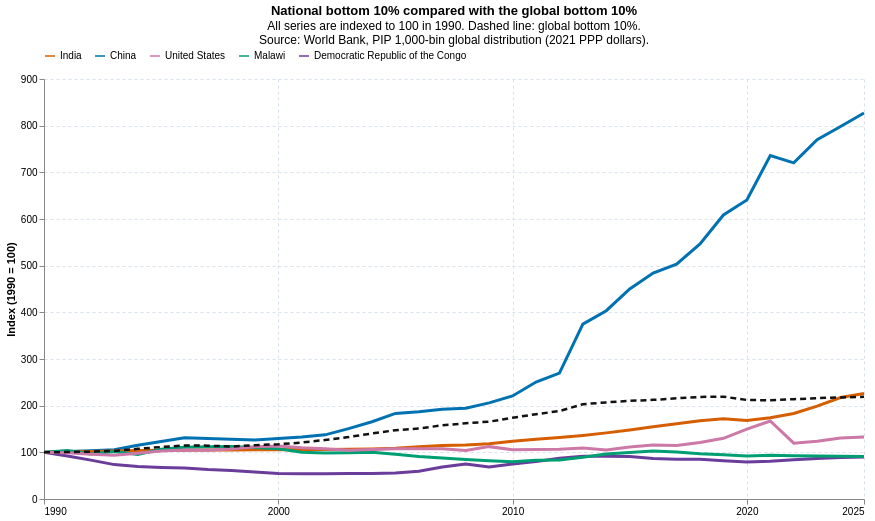

Source (notebook cell):
### Markdown cell above
## Idea. The national bottom 10%

This visualization compares the mean welfare of the poorest 10% within India, China, the United States, and Malawi. Each country is indexed to 100 in 1990, so the chart shows whether the poorest group in each country improved at a similar pace over time.

This is a country-level comparison, not a comparison of the global deciles above.

### Code cell
country_codes = {
    'IND': 'India',
    'CHN': 'China',
    'USA': 'United States',
    'MWI': 'Malawi',
    'COD': 'Democratic Republic of the Congo',
}

country_bottom10 = (
    bins[
        bins['code'].isin(country_codes)
        & bins['year'].between(START_YEAR, END_YEAR)
        & bins['quantile'].le(100)
    ]
    .groupby(['code', 'year'], as_index=False)
    .agg(bottom10_welfare=('welf_b', 'mean'))
)
country_bottom10['country'] = country_bottom10['code'].map(country_codes)

country_base = (
    country_bottom10[country_bottom10['year'] == START_YEAR]
    .set_index('code')['bottom10_welfare']
)
country_bottom10['index_1990'] = (
    100 * country_bottom10['bottom10_welfare']
    / country_bottom10['code'].map(country_base)
)

global_bottom10 = deciles[deciles['decile'] == 1][['year', 'mean_welf']].copy()
global_base = global_bottom10.set_index('year')['mean_welf'].loc[START_YEAR]
global_bottom10['index_1990'] = 100 * global_bottom10['mean_welf'] / global_base

country_colors = {
    'India': '#D55E00',
    'China': '#0072B2',
    'United States': '#CC79A7',
    'Malawi': '#009E73',
    'Democratic Republic of the Congo': '#6A3D9A',
}
country_order = list(country_colors)

country_lines = alt.Chart(country_bottom10).mark_line(strokeWidth=3).encode(
    x=alt.X(
        'year:Q',
        title=None,
        scale=alt.Scale(domain=[START_YEAR, END_YEAR]),
        axis=alt.Axis(format='d', values=YEAR_TICKS),
    ),
    y=alt.Y(
        'index_1990:Q',
        title='Index (1990 = 100)',
        scale=alt.Scale(zero=False),
    ),
    color=alt.Color(
        'country:N',
        title=None,
        scale=alt.Scale(domain=country_order, range=list(country_colors.values())),
        legend=alt.Legend(orient='top'),
    ),
    tooltip=[
        alt.Tooltip('year:O', title='Year'),
        alt.Tooltip('country:N', title='Country'),
        alt.Tooltip('bottom10_welfare:Q', title='National bottom 10% welfare', format='.2f'),
        alt.Tooltip('index_1990:Q', title='Index', format='.1f'),
    ],
)

global_line = alt.Chart(global_bottom10).mark_line(
    color='#111111',
    strokeDash=[6, 4],
    strokeWidth=2.5,
).encode(
    x=alt.X('year:Q'),
    y=alt.Y('index_1990:Q'),
    tooltip=[
        alt.Tooltip('year:O', title='Year'),
        alt.Tooltip('mean_welf:Q', title='Global bottom 10% welfare', format='.2f'),
        alt.Tooltip('index_1990:Q', title='Global index', format='.1f'),
    ],
)

country_chart = (
    (country_lines + global_line)
    .properties(
        width=820,
        height=420,
        title=alt.TitleParams(
            'National bottom 10% compared with the global bottom 10%',
            subtitle=['All series are indexed to 100 in 1990. Dashed line: global bottom 10%.', SOURCE],
        ),
    )
    .configure_view(stroke=None)
    .configure_axis(grid=True, gridColor='#d9e2ec', gridDash=[3, 3])
)

country_chart.save(str(FIG_DIR / 'national_bottom10_index.png'), scale_factor=2)
country_chart

### Figure 1 — Vega-Lite specification as saved in the notebook (floating-point values rounded to 4 significant figures; data arrays with more than 128 entries replaced by an {"elided": "..."} marker saying what was removed)
{"config": {"view": {"continuousWidth": 300, "continuousHeight": 300, "stroke": null}, "axis": {"grid": true, "gridColor": "#d9e2ec", "gridDash": [3, 3]}}, "layer": [{"data": {"name": "data-0507d8684f76c8c0de72cd87556c34ea"}, "mark": {"type": "line", "strokeWidth": 3}, "encoding": {"color": {"field": "country", "legend": {"orient": "top"}, "scale": {"domain": ["India", "China", "United States", "Malawi", "Democratic Republic of the Congo"], "range": ["#D55E00", "#0072B2", "#CC79A7", "#009E73", "#6A3D9A"]}, "title": null, "type": "nominal"}, "tooltip": [{"field": "year", "title": "Year", "type": "ordinal"}, {"field": "country", "title": "Country", "type": "nominal"}, {"field": "bottom10_welfare", "format": ".2f", "title": "National bottom 10% welfare", "type": "quantitative"}, {"field": "index_1990", "format": ".1f", "title": "Index", "type": "quantitative"}], "x": {"axis": {"format": "d", "values": [1990, 2000, 2010, 2020, 2025]}, "field": "year", "scale": {"domain": [1990, 2025]}, "title": null, "type": "quantitative"}, "y": {"field": "index_1990", "scale": {"zero": false}, "title": "Index (1990 = 100)", "type": "quantitative"}}}, {"data": {"name": "data-a5fab0d8072b64e2929d9cff0ab66791"}, "mark": {"type": "line", "color": "#111111", "strokeDash": [6, 4], "strokeWidth": 2.5}, "encoding": {"tooltip": [{"field": "year", "title": "Year", "type": "ordinal"}, {"field": "mean_welf", "format": ".2f", "title": "Global bottom 10% welfare", "type": "quantitative"}, {"field": "index_1990", "format": ".1f", "title": "Global index", "type": "quantitative"}], "x": {"field": "year", "type": "quantitative"}, "y": {"field": "index_1990", "type": "quantitative"}}}], "height": 420, "title": {"text": "National bottom 10% compared with the global bottom 10%", "subtitle": ["All series are indexed to 100 in 1990. Dashed line: global bottom 10%.", "Source: World Bank, PIP 1,000-bin global distribution (2021 PPP dollars)."]}, "width": 820, "$schema": "https://vega.github.io/schema/vega-lite/v6.4.1.json", "datasets": {"data-0507d8684f76c8c0de72cd87556c34ea": {"elided": "180 records"}, "data-a5fab0d8072b64e2929d9cff0ab66791": [{"year": 1990, "mean_welf": 0.8944, "index_1990": 100.0}, {"year": 1991, "mean_welf": 0.8999, "index_1990": 100.6}, {"year": 1992, "mean_welf": 0.9082, "index_1990": 101.5}, {"year": 1993, "mean_welf": 0.922, "index_1990": 103.1}, {"year": 1994, "mean_welf": 0.9618, "index_1990": 107.5}, {"year": 1995, "mean_welf": 0.9961, "index_1990": 111.4}, {"year": 1996, "mean_welf": 1.026, "index_1990": 114.8}, {"year": 1997, "mean_welf": 1.022, "index_1990": 114.3}, {"year": 1998, "mean_welf": 1.004, "index_1990": 112.3}, {"year": 1999, "mean_welf": 1.032, "index_1990": 115.4}, {"year": 2000, "mean_welf": 1.05, "index_1990": 117.3}, {"year": 2001, "mean_welf": 1.082, "index_1990": 120.9}, {"year": 2002, "mean_welf": 1.132, "index_1990": 126.5}, {"year": 2003, "mean_welf": 1.188, "index_1990": 132.8}, {"year": 2004, "mean_welf": 1.256, "index_1990": 140.4}, {"year": 2005, "mean_welf": 1.318, "index_1990": 147.4}, {"year": 2006, "mean_welf": 1.352, "index_1990": 151.2}, {"year": 2007, "mean_welf": 1.411, "index_1990": 157.8}, {"year": 2008, "mean_welf": 1.451, "index_1990": 162.3}, {"year": 2009, "mean_welf": 1.482, "index_1990": 165.7}, {"year": 2010, "mean_welf": 1.557, "index_1990": 174.1}, {"year": 2011, "mean_welf": 1.626, "index_1990": 181.8}, {"year": 2012, "mean_welf": 1.685, "index_1990": 188.4}, {"year": 2013, "mean_welf": 1.817, "index_1990": 203.2}, {"year": 2014, "mean_welf": 1.852, "index_1990": 207.0}, {"year": 2015, "mean_welf": 1.88, "index_1990": 210.2}, {"year": 2016, "mean_welf": 1.9, "index_1990": 212.5}, {"year": 2017, "mean_welf": 1.929, "index_1990": 215.7}, {"year": 2018, "mean_welf": 1.956, "index_1990": 218.8}, {"year": 2019, "mean_welf": 1.961, "index_1990": 219.3}, {"year": 2020, "mean_welf": 1.898, "index_1990": 212.2}, {"year": 2021, "mean_welf": 1.891, "index_1990": 211.5}, {"year": 2022, "mean_welf": 1.913, "index_1990": 213.9}, {"year": 2023, "mean_welf": 1.933, "index_1990": 216.1}, {"year": 2024, "mean_welf": 1.948, "index_1990": 217.8}, {"year": 2025, "mean_welf": 1.958, "index_1990": 218.9}]}}
